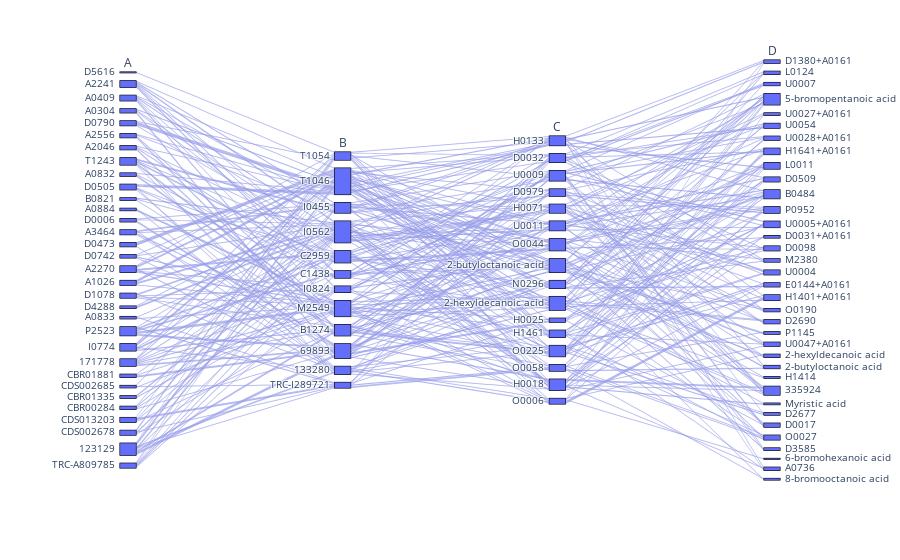

Notebook code for this chart:
### Code cell
structures = diversity_sampled_df["smi_name"].values
plot_sankey(structures)

### Figure 1 — Plotly figure (JSON) as saved in the notebook; plotly's stock layout.template omitted (floating-point values rounded to 4 significant figures; data arrays with more than 128 entries replaced by an {"elided": "..."} marker saying what was removed)
{"data": [{"dimensions": [{"label": "A", "values": {"elided": "184 str values"}}, {"label": "B", "values": {"elided": "184 str values"}}, {"label": "C", "values": {"elided": "184 str values"}}, {"label": "D", "values": {"elided": "184 str values"}}], "domain": {"x": [0, 1], "y": [0, 1]}, "name": "", "type": "parcats"}], "layout": {"legend": {"tracegroupgap": 0}, "margin": {"t": 60}}}
